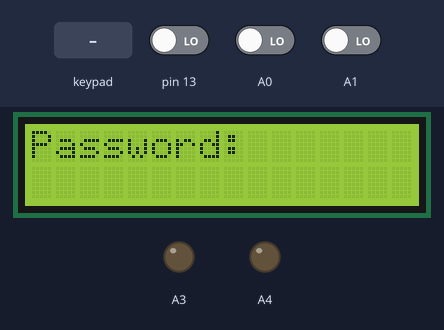
The sketch below on a simulated Arduino Uno, built with avr-gcc and run on an emulated ATmega328P. Shown: 16×2 character LCD, output pins drawn as LEDs (lit = HIGH). Dashed ring = blinking. Inputs (shaded band) come from the test bench; at power-on: pin 13 LOW, A0 LOW, A1 LOW.

Above: at 1.2 s.
1.3 s: keypad keys 1 C 2 0 2 2 # pressed 0.4 s apart
At 3.9 s:
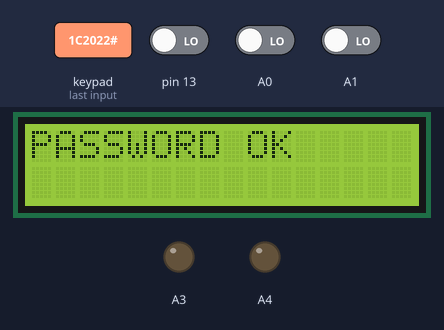
5.6 s: pin 13 driven HIGH
At 6.4 s:
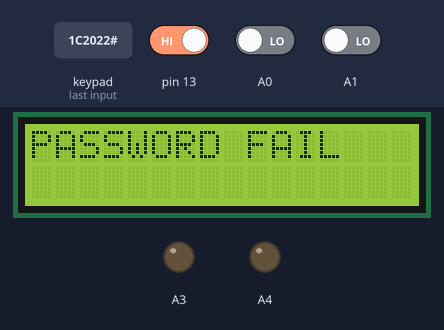
8.6 s: A0 driven HIGH
At 10.4 s:
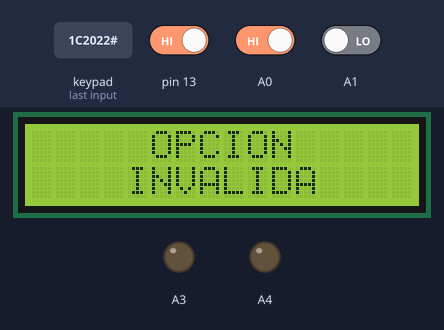
11.6 s: pin 13 driven LOW
13.1 s: key 'A' pressed
At 15.2 s:
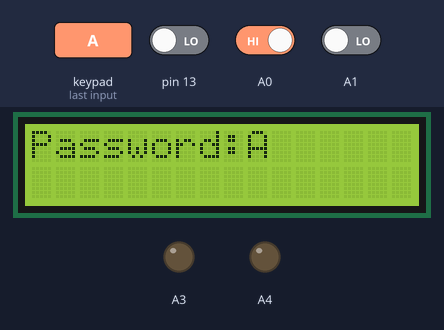
15.5 s: keypad keys 1 C 2 0 2 2 * pressed 0.4 s apart
At 21.4 s:
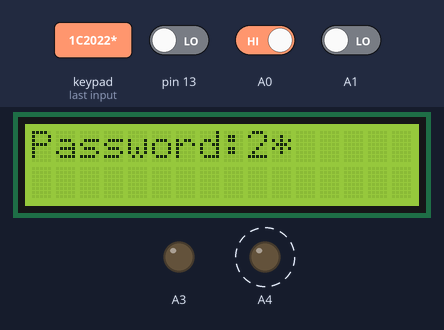
Timing chart, 0 to 22.3 s (numbered marks = the images above; inputs shaded):
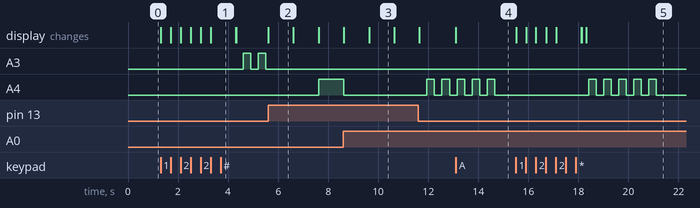

Measured:
- after the input at 1.3 s, A3: alternates HIGH for 0.30 s and LOW for 0.30 s, starting after 3.3 s; the display: first changes at once (image 1 shows a later state)
- after the input at 5.6 s, A3: stops changing and stays LOW; A4: LOW → HIGH after 2.0 s; the display: changes at once (image 2)
- after the input at 8.6 s, A4: goes on until 8.6 s, then stays LOW; the display: first differs from a run without the input after 1.0 s (image 3)
- after the input at 13.1 s, the display: changes at once (image 4)
- after the input at 15.5 s, A4: alternates HIGH for 0.30 s and LOW for 0.30 s, 10 changes in all, then stays LOW, starting after 2.9 s; the display: first changes at once (image 5 shows a later state)
- what the display in image 2 shows lasts 1.0 s, from 5.6 s to 6.6 s

The sketch:

tp_02_cerradura_Transistores_Forever.ino
```cpp
#include <Keypad.h>
#include <LiquidCrystal.h>

#define UNCHECKED 0
#define CHECKED 1
#define CONFIG 2


//DECLARACION DE FUNCIONES


/// @brief llama a las funciones verificar y le pasa las cadenas recibidas; y llama a mostrarVerificacion, en caso de que el return de estas sea '1' cambia el Estado del sistema a 'CHECKED'
///
/// @param estado: recibe por referencia la variable "estado" que define el estado en el que se encuentra funcionando el sistema en ese momento
/// @param password recibe una string password donde el usuario ingresó el password a verificar
/// @param master recibe una string master donde está guardada la password master que activa/abre la cerradura
/// @return 1 si la funcion verificar retorna 1 | retorna 0 si la funcion verificar retorna 0
int controlador_verificacion(int* estado, char password[], char master[]);

/// @brief copia la cadena password en la cadena master, llama la funcion borrarCadena y la funcion mostrarCambioExitoso
///
/// @param password recibe una string password donde el usuario ingresa el password a guardar
/// @param master recibe una string master donde guardará la cadena password
void controlador_configuracion(char password[], char master[]);

/// @brief compara las cadenas recibidas
///
/// @param password recibe una string password donde el usuario ingresó el password a verificar
/// @param master recibe una string master donde está guardada la password master que activa/abre la cerradura
/// @return 1 si son iguales || 0 si las cadenas son distintas
int verificar(char password[], char master[]);

/// @brief rellena toda la cadena con espacios vacios
///
/// @param password recibe una string password donde el usuario ingresó el password a verificar
void borrarCadena(char password[]);

/// @brief imprime en el lcd las frases: 'PASSWORD FAIL' si el param es 0 || 'PASSWORD OK' si el param es 1
///
/// @param esta pensada para recibir 1 o 0 como retorno de la funcion verificar
void mostrarVerificacion(int verificacion);

/// @brief limpia el lcd, y muestra la palabra 'PASSWORD: ' en la posicion (0,0)
///
void passwordLiteral(void);

/// @brief limpia el lcd e imprime los msjs 'OPCION INVALIDA' y 'Debe validar su password primero'
///
void mostrarNoPermitido(void);

/// @brief limpia el lcd e imprime 'CAMBIO DE PASSWORD'
///
void mostrarEstadoConfig(void);

/// @brief limpia el lcd e imprime 'CAMBIO EXITOSO'
///
void mostrarCambioExitoso(void);

/// @brief niega la variable estadoLed, llama a la funcion digitalWrite y le pasa como parametros el pinOn y estadoLed
///
/// @param pinOn recibe un entero con el pin del LED sobre el que va a actuar
/// @param estadoLed puntero a entero booleano declarado en el scope global
void intruccionLeds(int pinOn, int* estadoLed);

/// @brief llama a la funcion digitalWrite y le pasa como parametro los pines recibidos y el valor 'LOW'
///
/// @param pin1 entero con pin de salida a LED
/// @param pin2 entero con pin de salida a LED
void apagarLeds(int pin1, int pin2);


//DECLARACION Y SETEO DEL KEYPAD

const byte ROWS = 4;
const byte COLS = 4;

char keys[ROWS][COLS] = {

  {'1','2','3','A'},
  {'4','5','6','B'},
  {'7','8','9','C'},
  {'*','0','#','D'}
};

byte rowPins[ROWS] = { 12,  11, 10, 9};
byte colPins[COLS] = {8, 7, 6, A2};

Keypad kpd = Keypad( makeKeymap(keys), rowPins, colPins, ROWS, COLS );


//DECLARACION Y SETEO DEL LCD

LiquidCrystal lcd(A5, 1, 2, 3, 4, 5);

void setup()
{
  pinMode(A0, INPUT);
  pinMode(A1, INPUT);
  pinMode(A2, INPUT);
  pinMode(A3, OUTPUT);
  pinMode(A4, OUTPUT);
  pinMode(A5, OUTPUT);

  pinMode(1, OUTPUT);
  pinMode(2, OUTPUT);
  pinMode(3, OUTPUT);
  pinMode(4, OUTPUT);
  pinMode(5, OUTPUT);
  pinMode(6, INPUT);
  pinMode(7, INPUT);
  pinMode(8, INPUT);
  pinMode(9, INPUT);
  pinMode(10, INPUT);
  pinMode(11, INPUT);
  pinMode(12, INPUT);
  pinMode(13, INPUT);

  lcd.begin(16, 2);
  lcd.setCursor(0,0);
  passwordLiteral();
 }

int botonConfigAntes = 0;
int botonResetAntes = 0;
int botonTestAntes = 0;

char password[7]; // cadena para el ingreso de password
char master[7] = "1C2022"; //cadena con password guardada
int index = 0;
int estado = UNCHECKED;

int failFlag = 0;
int okFlag = 0;
int flagAlerta = 1;

unsigned long millisAntes = 0;
int segundero = 0;
int estadoLed = 0;

void loop()
{
  int botonConfig = digitalRead(A0);
  int botonReset = digitalRead(A1);
  int botonTest = digitalRead(13);
  unsigned long millisAhora = millis();
  char key = kpd.getKey();

  if(key)
  {
	password[index] = key;
    lcd.setCursor(9,0);
    lcd.print(password);
    index++;
  }

  if( estado != CONFIG && botonTest && !botonTestAntes)
  {
    index = 6;
  }

  if(estado != CONFIG && index == 6)
  {
	if(controlador_verificacion(&estado, password, master))
    {
      okFlag = 1;
      failFlag = 0;
    }
    else
    {
      failFlag = 1;
      okFlag = 0;
    }
    index = 0;
    flagAlerta = 0;
    segundero = 0;
  }

  if(estado == CONFIG && index == 6)
  {
    controlador_configuracion(password, master);
    index = 0;
    estado = CHECKED;
  }

  if(estado == CHECKED && !failFlag && botonConfig && !botonConfigAntes)
  {
    estado = CONFIG;
    mostrarEstadoConfig();
	passwordLiteral();
  }

  if((!estado || failFlag) && botonConfig && !botonConfigAntes)
  {
    mostrarNoPermitido();
    passwordLiteral();
  }

  if(botonReset && !botonResetAntes)
  {
    borrarCadena(password);
    passwordLiteral();
    index = 0;

  }

  if(millisAhora - millisAntes >=300 && !flagAlerta)
  {
    if(segundero == 12)
    {
      segundero = 0;
      flagAlerta = 1;
      apagarLeds(A3, A4);
    }
	else if(failFlag)
    {
      intruccionLeds(A4, &estadoLed);
    }
    else if(okFlag)
    {
      intruccionLeds(A3, &estadoLed);
    }
    segundero ++;
    millisAntes = millisAhora;
  }

  botonConfigAntes = botonConfig;
  botonResetAntes = botonReset;
  botonTestAntes = botonReset;
} // loop


//DESARROLLO DE FUNCIONES:

int controlador_verificacion(int* estado, char password[], char master[])
{
    int verificacion = verificar(password, master);
    mostrarVerificacion(verificacion);

  	if(verificacion)
    {
    	*estado = CHECKED;
    }
    passwordLiteral();
	borrarCadena(password);

  	return verificacion;
}

void controlador_configuracion(char password[], char master[])
{
  strcpy(master, password);
  borrarCadena(password);
  mostrarCambioExitoso();
  passwordLiteral();
}


int verificar(char password[], char master[])
{
  int retorno = 1;

  if (strcmp(password, master))
  {
    retorno = 0;
  }
  return retorno;
}

void mostrarVerificacion(int verificacion)
{
  lcd.clear();

  if(!verificacion)
  {
    lcd.print("PASSWORD FAIL");
  }
  else
  {
    lcd.print("PASSWORD OK");
  }
  delay(1000);
}

void passwordLiteral(void)
{
  lcd.clear();
  lcd.setCursor(0,0);
  lcd.print("Password: ");
}

void borrarCadena(char password[])
{
  for(int i = 0; password[i] != '\0'; i++)
  {
    password[i] = ' ';
  }
}

void mostrarNoPermitido()
{
  lcd.clear();
  lcd.setCursor(5,0);
  lcd.print("OPCION");
  lcd.setCursor(4,1);
  lcd.print("INVALIDA");
  delay(1000);
  lcd.clear();
  lcd.setCursor(0,0);
  lcd.print("Debe validar su");
  lcd.setCursor(0,1);
  lcd.print("Password primero");
  delay(1000);
  lcd.clear();
}

void mostrarEstadoConfig()
{
  lcd.clear();
  lcd.setCursor(3,0);
  lcd.print("CAMBIO DE");
  lcd.setCursor(4,1);
  lcd.print("PASSWORD");
  delay(1000);
}

void mostrarCambioExitoso()
{
  lcd.clear();
  lcd.setCursor(5,0);
  lcd.print("CAMBIO");
  lcd.setCursor(4,1);
  lcd.print("EXITOSO");
  delay(1000);

}

void intruccionLeds(int pinOn, int* estadoLed) // A3, A4
{
  //Cambio el estado del LED
  *estadoLed = !(*estadoLed);
  digitalWrite(pinOn, *estadoLed);
}

void apagarLeds(int pin1, int pin2)
{
  digitalWrite(pin1, LOW);
  digitalWrite(pin2, LOW);
}

  
```
